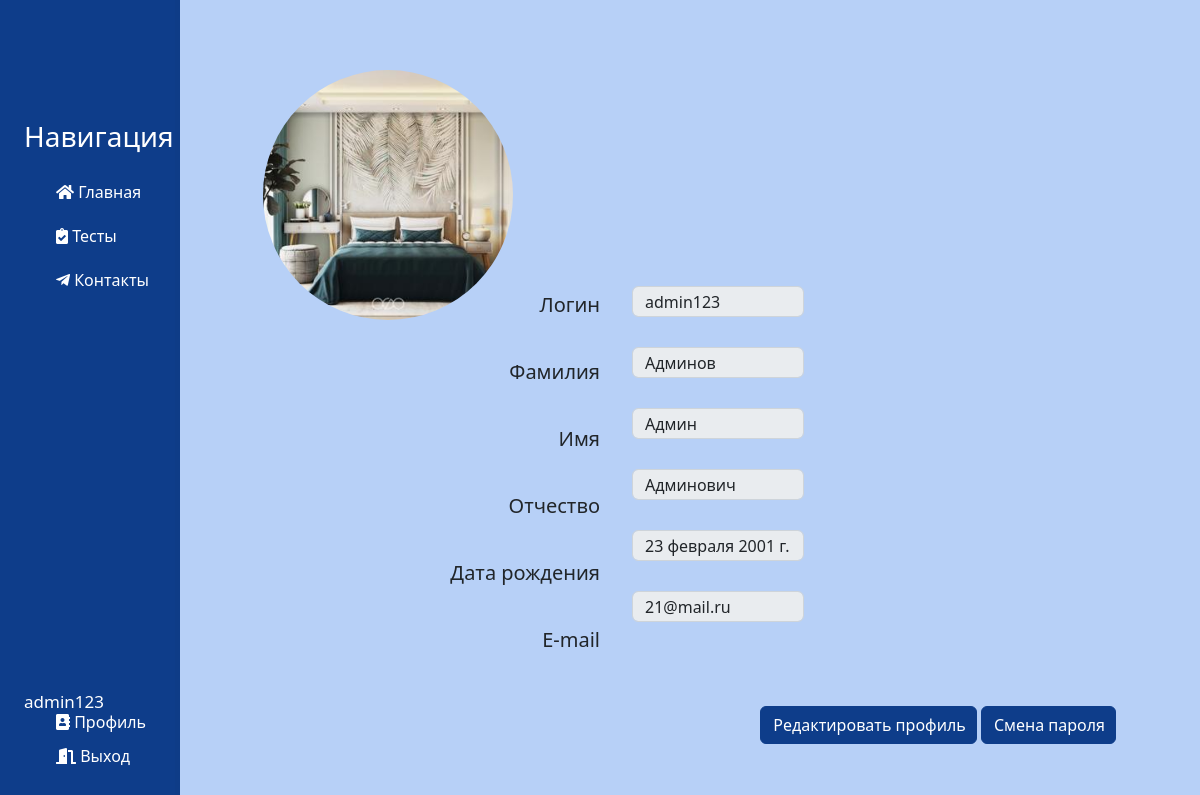
The page /account/ (signed in) on the database as committed earlier.
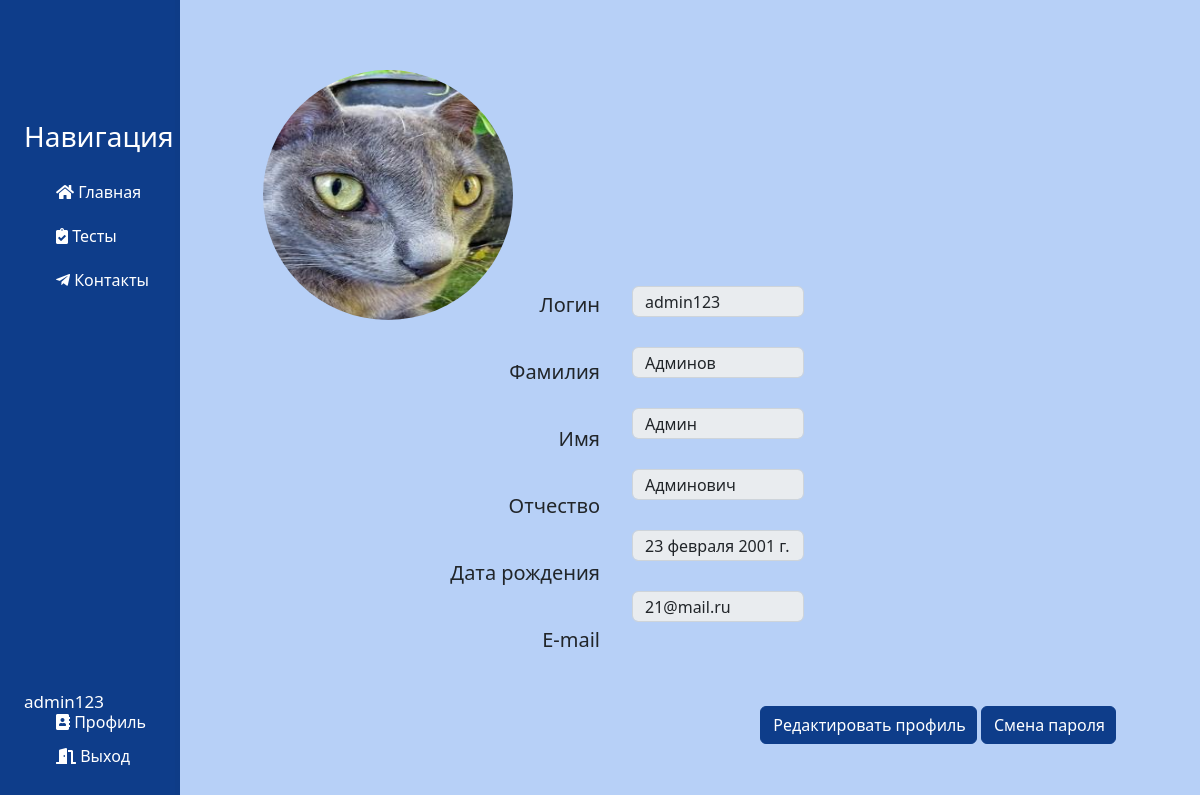
The same page on the database as committed later.
### users/models.py (models this page shows)
class CustomUser(AbstractUser):
    surname = models.CharField('Отчество', max_length=25, default='')
    birthday_date = models.DateField('День рождения', null=True)

### account/models.py (models this page shows, shortened)
class Account(models.Model):
    user = models.OneToOneField(CustomUser, on_delete=models.CASCADE)
    avatar = models.ImageField(
        default='avatar.jpg',
        upload_to='account_images'
    )
    class Meta:
        verbose_name = 'Профиль'
        verbose_name_plural = 'Профили'

### main/views.py (the view)
# urls.py: path('account/', views.account, name='account'),
def account(request):
    return render(request, 'account/profile.html')

### account/templates/account/profile.html (shortened to what this page needs)
{% extends 'main/layout.html' %}
{% block content %}
    {% if user.is_authenticated %}
        <div class="features">
            <div>
                <img class="rounded-circle article-img" src="{{ user.account.avatar.url }}">
            </div>
            <ul>
                <h5>Логин</h5>
                <h5>Фамилия</h5>
                <h5>Имя</h5>
                <h5>Отчество</h5>
                <h5>Дата рождения</h5>
                <h5>E-mail</h5>
            </ul>
            <ol>
                <input class="form-control" type="text" id="username" name="Имя пользователя" value="{{user.username}}" disabled readonly>
                <input class="form-control" type="text" id="last_name" name="Фамилия" value="{{user.last_name}}" disabled readonly>
                <input class="form-control" type="text" id="first_name" name="Имя" value="{{user.first_name}}" disabled readonly>
                <input class="form-control" type="text" id="surname" name="Отчество" value="{{user.surname}}" disabled readonly>
                <input class="form-control" type="text" id="birthday_date" name="Дата рождения" value="{{user.birthday_date}}" disabled readonly>
                <input class="form-control" type="text" id="email" name="Почта" value="{{user.email}}" disabled readonly>
            </ol>
            <div class="button-container">
                <a href="profile-changed"><button type="button" class="btn btn-info">Редактировать профиль</button></a>
                <a href="{% url 'password_change' %}"><button type="button" class="btn btn-info">Смена пароля</button></a>
            </div>
        </div>
    {% endif %}
{% endblock %}

### main/templates/main/layout.html (shortened to what this page needs)
{% load static %}
<!doctype html>
<html lang="ru">
<head>
    <link rel="stylesheet" href="https://cdn.jsdelivr.net/npm/bootstrap@5.2.3/dist/css/bootstrap.min.css">
    <link rel="stylesheet" href="{% static 'main/css/main.css' %}">
    <link rel="stylesheet" href="https://use.fontawesome.com/releases/v5.8.2/css/all.css">
</head>
<body>
    <aside>
        <h3>Навигация</h3>
        <ul>
            <a href="{% url 'homepage' %}"><li><i class="fas fa-home"></i> Главная</li></a>
            <a href="{% url 'tests_home' %}"><li><i class="fas fa-clipboard-check"></i> Тесты</li></a>
            <a href="{% url 'about' %}"><li><i class="fab fa-telegram-plane"></i> Контакты</li></a>
        </ul>
        <h5>{{user}}</h5>
        <ol>
            <a href="{% url 'profile' %}"><li><i class="fas fa-address-book"></i> Профиль</li></a>
            <a href="{% url 'logout' %}"><li><i class="fas fa-door-open"></i> Выход</li></a>
        </ol>
    </aside>
    <main>
        {% block content %}
        {% endblock %}
    </main>
</body>
</html>

### main/static/main/css/main.css (style rules this page uses)
body { background: #b7d0f7; }
aside { position: fixed; background: #0e3d8a; width: 15%;; padding: 2%; text-decoration: none; height: 100%; color: #fff; border-right: 5px solid #0e3c87; }
aside h3 { position: absolute; top: 15%; font-size: 28px; }
aside h5 { position: absolute; bottom: 10%; font-size: 17px; }
aside ul { list-style: none; position: absolute; top: 20%; }
aside ul li { color: #ffffff; display: block; margin-top: 20px; transition: transform .6s ease; }
aside a { text-decoration: none }
aside ol { list-style: none; position: absolute; bottom: 2%; }
aside ol li { color: #ffffff; display: block; margin-top: 10px; transition: transform .6s ease; }
main .features { float: right; margin-top: 70px; margin-left: 45px; text-align: center; width: 82%; }
button.btn.btn-info { background-color: #0e3d8a; color: white; border-color: #0e3d8a; }
main .features img { width: 250px; height: 250px; margin-right: 65%; }
main .features ul { position: absolute; top: 31.2%; left: 34%; text-align: right; width: 16%; height: 40%; }
main .features ul h5 { display: block; margin-top: 43px; }
main .features ol { position: absolute; top: 32%; left: 50%; text-align: center; width: 17%; height: 35%; }
main .features ol input { display: block; margin-top: 30.2px; height: 11%; }
.button-container button.btn.btn-info { padding-right: 10px; }
.button-container { position: absolute; bottom: 7%; right: 7%; display: inline-block; }

Rows that differ between the two databases and show on the page:
changed CustomUser "admin123": account.avatar: a different picture
